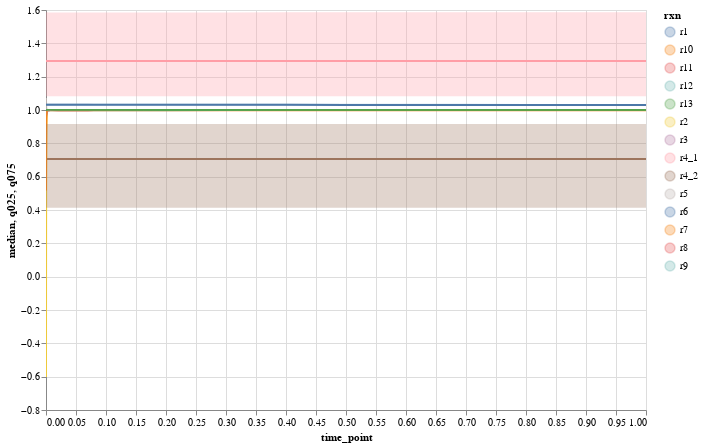

Notebook cell for this chart:
### Code cell
plot_ensemble_interactive(flux_interp_quantiles, quant_type='flux', selected_data=rxn_names, x_scale='linear',
                          y_scale='linear', x_lim=None, y_lim=None)

### Figure 1 — Vega-Lite specification as saved in the notebook (floating-point values rounded to 4 significant figures; data arrays with more than 128 entries replaced by an {"elided": "..."} marker saying what was removed)
{"config": {"view": {"continuousWidth": 400, "continuousHeight": 300}}, "layer": [{"data": {"name": "data-fcf57e28755a0a6e0e35b84c11e4e206"}, "mark": "line", "encoding": {"color": {"type": "nominal", "field": "rxn"}, "tooltip": [{"type": "nominal", "field": "rxn"}, {"type": "quantitative", "field": "median"}], "x": {"type": "quantitative", "field": "time_point", "scale": {"type": "linear"}}, "y": {"type": "quantitative", "field": "median", "scale": {"type": "linear"}}}, "height": 400, "selection": {"selector004": {"type": "interval", "bind": "scales", "encodings": ["x", "y"]}}, "width": 600}, {"data": {"name": "data-fcf57e28755a0a6e0e35b84c11e4e206"}, "mark": "area", "encoding": {"color": {"type": "nominal", "field": "rxn"}, "opacity": {"value": 0.3}, "tooltip": [{"type": "nominal", "field": "rxn"}, {"type": "quantitative", "field": "median"}], "x": {"type": "quantitative", "field": "time_point", "scale": {"type": "linear"}}, "y": {"type": "quantitative", "field": "q025", "scale": {"type": "linear"}}, "y2": {"field": "q075"}}, "height": 400, "width": 600}], "$schema": "https://vega.github.io/schema/vega-lite/v4.8.1.json", "datasets": {"data-fcf57e28755a0a6e0e35b84c11e4e206": {"elided": "1162 records"}}}
